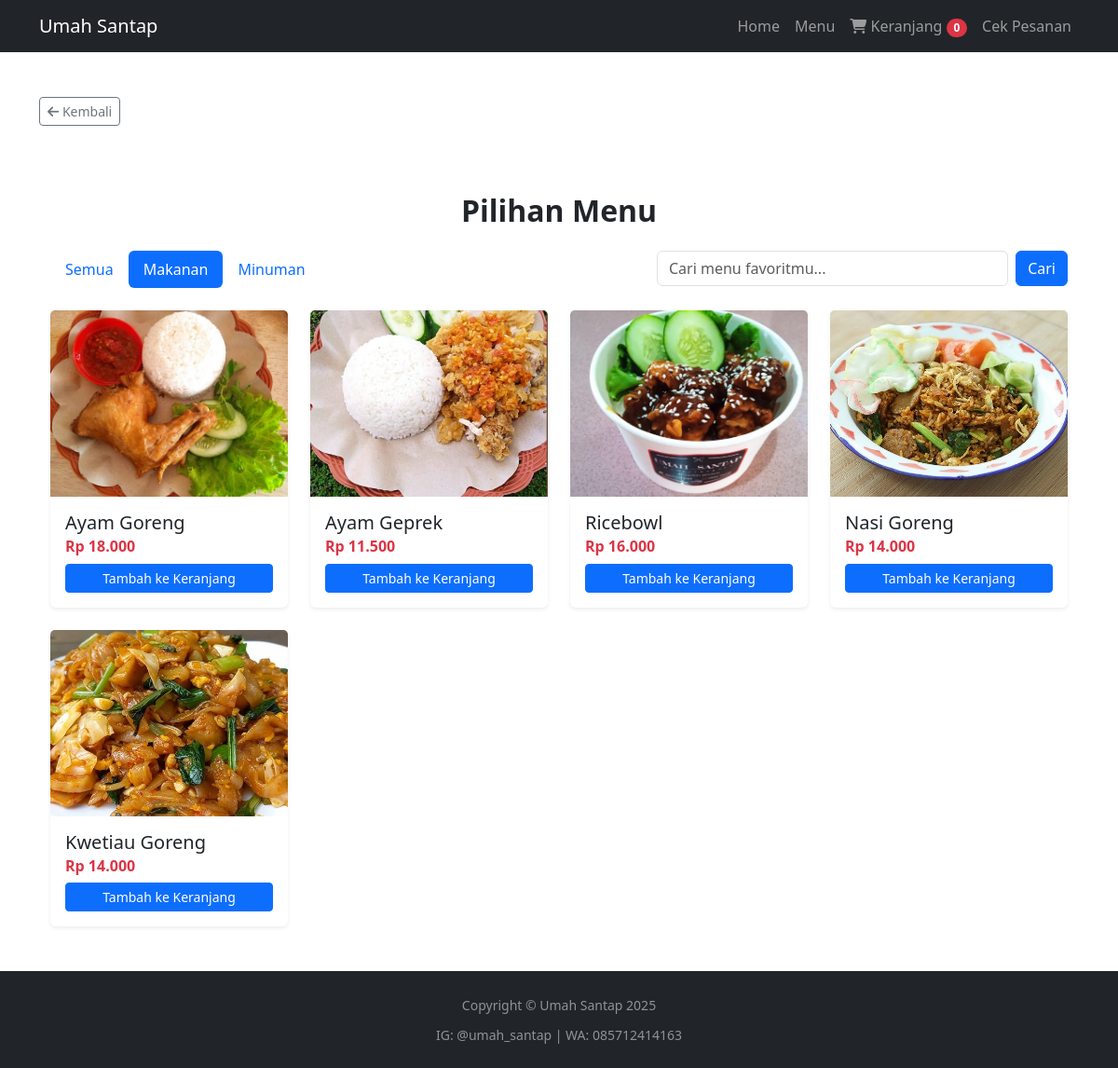
Screenshot of /menu.php?kategori=makanan with the database file from the repository.
### tables this page shows
CREATE TABLE `menu` (
  `id_menu` int(11) NOT NULL AUTO_INCREMENT,
  `nama_menu` varchar(255) NOT NULL,
  `kategori` enum('makanan','minuman') NOT NULL,
  `harga` int(11) NOT NULL,
  `gambar` varchar(255) NOT NULL,
  `stok` int(11) DEFAULT 100,
  `rating` float DEFAULT 5,
  PRIMARY KEY (`id_menu`)
);

### menu.php (the view, shortened to what this page needs)
<?php include 'header.php'; ?>
<div class="py-5">
    <div class="container">
        <h2 class="text-center mb-4 fw-bold">Pilihan Menu</h2>
        <div class="row mb-4">
            <div class="col-md-7">
                <ul class="nav nav-pills">
                    <li class="nav-item"><a class="nav-link <?php echo !isset($_GET['kategori']) ? 'active' : ''; ?>" href="menu.php">Semua</a></li>
                    <li class="nav-item"><a class="nav-link <?php echo (isset($_GET['kategori']) && $_GET['kategori'] == 'makanan') ? 'active' : ''; ?>" href="menu.php?kategori=makanan">Makanan</a></li>
                    <li class="nav-item"><a class="nav-link <?php echo (isset($_GET['kategori']) && $_GET['kategori'] == 'minuman') ? 'active' : ''; ?>" href="menu.php?kategori=minuman">Minuman</a></li>
                </ul>
            </div>
            <div class="col-md-5">
                <form action="menu.php" method="GET" class="d-flex">
                    <input type="text" class="form-control" placeholder="Cari menu favoritmu..." name="search" value="<?php echo isset($_GET['search']) ? htmlspecialchars($_GET['search']) : ''; ?>">
                    <button class="btn btn-primary ms-2" type="submit">Cari</button>
                </form>
            </div>
        </div>
        <div class="row g-4">
            <?php
            $sql = "SELECT * FROM menu";
            $where = [];
            if (isset($_GET['kategori']) && !empty($_GET['kategori'])) {
                $kategori = $conn->real_escape_string($_GET['kategori']);
                $where[] = "kategori = '$kategori'";
            }
            if (!empty($where)) {
                $sql .= " WHERE " . implode(' AND ', $where);
            }
            $result = $conn->query($sql);
            if ($result->num_rows > 0) {
                while($row = $result->fetch_assoc()) {
            ?>
            <div class="col-md-6 col-lg-3">
                <div class="card h-100 shadow-sm border-0">
                    <img src="assets/img/<?php echo $row['gambar']; ?>" class="card-img-top" alt="<?php echo $row['nama_menu']; ?>" style="height: 200px; object-fit: cover;">
                    <div class="card-body d-flex flex-column">
                        <h5 class="card-title"><?php echo $row['nama_menu']; ?></h5>
                        <h6 class="card-subtitle mb-2 fw-bold text-danger">Rp <?php echo number_format($row['harga'], 0, ',', '.'); ?></h6>
                        <div class="mt-auto">
                           <button class="btn btn-sm btn-primary w-100 add-to-cart-btn"
                                   data-bs-toggle="modal"
                                   data-bs-target="#addToCartModal"
                                   data-id="<?php echo $row['id_menu']; ?>"
                                   data-nama="<?php echo htmlspecialchars($row['nama_menu']); ?>">
                                Tambah ke Keranjang
                            </button>
                        </div>
                    </div>
                </div>
            </div>
            <?php
                }
            } else {
                echo "<div class='col-12'><p class='text-center alert alert-warning'>Menu tidak ditemukan.</p></div>";
            }
            ?>
        </div>
    </div>
</div>
<div class="position-fixed bottom-0 end-0 p-3" style="z-index: 11">
</div>
<?php include 'footer.php'; ?>

### header.php (style rules this page uses)
body { padding-top: 56px; display: flex; flex-direction: column; min-height: 100vh; }
.container { flex: 1; }

### rows the page displays
menu: gambar (picture), nama_menu "Ayam Goreng", harga "18.000"
menu: gambar (picture), nama_menu "Ayam Geprek", harga "11.500"
menu: gambar (picture), nama_menu "Ricebowl", harga "16.000"
menu: gambar (picture), nama_menu "Nasi Goreng", harga "14.000"
menu: gambar (picture), nama_menu "Kwetiau Goreng", harga "14.000"

### other values shown
$total_items "0"
